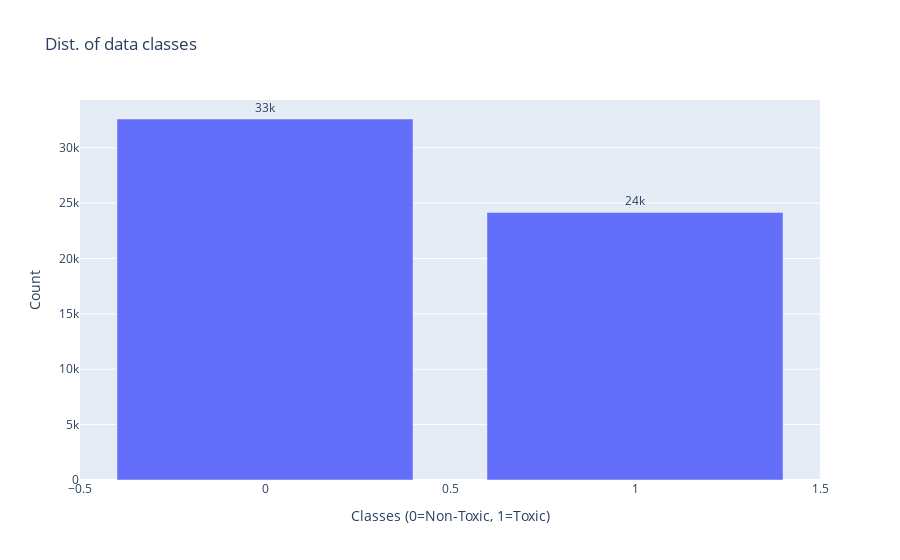

Write notebook code for a chart like this one.
### Markdown cell above
# Data Visulaization

### Code cell
data=df.groupby('Toxicity').count()['tweet']
fig = go.Figure([go.Bar(x=data.index.get_level_values(0), y=data.values, text=data.values)])
fig.update_traces(texttemplate='%{text:.2s}', textposition='outside')
fig.update_layout(uniformtext_minsize=8, uniformtext_mode='hide', title='Dist. of data classes',
                 xaxis_title='Classes (0=Non-Toxic, 1=Toxic)', yaxis_title='Count')
fig.show()

### Figure 1 — Plotly figure (JSON) as saved in the notebook; plotly's stock layout.template omitted (floating-point values rounded to 4 significant figures)
{"data": [{"text": [32592, 24153], "textposition": "outside", "texttemplate": "%{text:.2s}", "type": "bar", "x": [0, 1], "y": [32592, 24153]}], "layout": {"title": {"text": "Dist. of data classes"}, "uniformtext": {"minsize": 8, "mode": "hide"}, "xaxis": {"title": {"text": "Classes (0=Non-Toxic, 1=Toxic)"}}, "yaxis": {"title": {"text": "Count"}}}}
